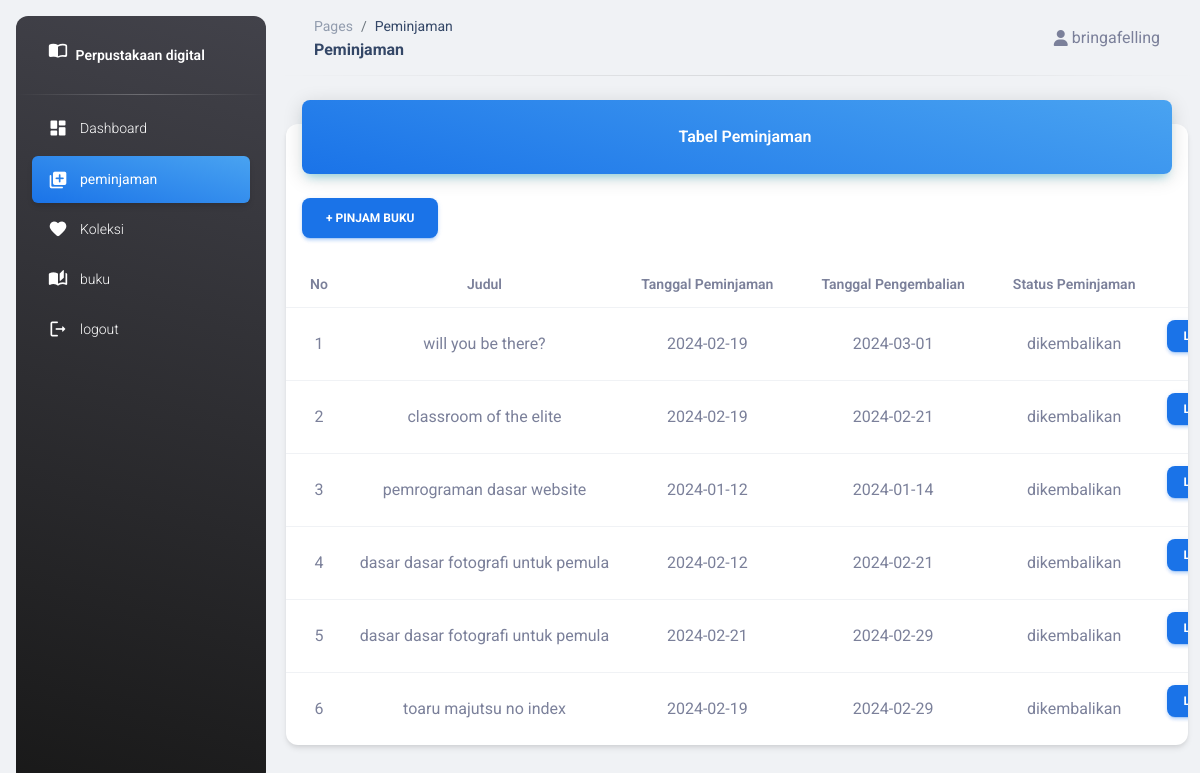
The app's page /pages/index.php?page=peminjaman (signed in) with its own data.
### tables this page shows
CREATE TABLE `peminjaman` (
  `id_peminjaman` int(11) NOT NULL,
  `id_user` int(11) DEFAULT NULL,
  `id_buku` int(11) DEFAULT NULL,
  `judul` varchar(255) NOT NULL,
  `tanggal_peminjaman` date DEFAULT NULL,
  `tanggal_pengembalian` date DEFAULT NULL,
  `status_peminjaman` varchar(255) DEFAULT NULL,
  `jumlah_dipinjam` int(11) NOT NULL
);

CREATE TABLE `buku` (
  `id_buku` int(11) NOT NULL,
  `id_kategori` int(11) DEFAULT NULL,
  `judul` varchar(255) DEFAULT NULL,
  `penulis` varchar(255) DEFAULT NULL,
  `penerbit` varchar(255) DEFAULT NULL,
  `tahun_terbit` int(11) DEFAULT NULL,
  `stok` int(10) NOT NULL
);

### pages/peminjaman.php (the view, shortened to what this page needs)
<div class="container-fluid py-4">
    <div class="row">
        <div class="col-12">
            <div class="card my-4">
                <div class="card-header p-0 position-relative mt-n4 mx-3 z-index-2">
                    <div class="bg-gradient-info shadow-info border-radius-lg pt-4 pb-3">
                        <h6 class="text-white text-capitalize ps-3 text-center">Tabel Peminjaman</h6>
                    </div>
                </div>
                <div class="card-body px-0 pb-2">
                    <button type="button" class="btn btn-info ms-3" data-bs-toggle="modal" data-bs-target="#tambahpinjam">
                        + Pinjam Buku
                    </button>
                </div>
                <div class="table-responsive p-0">
                    <table class="table align-items-center mb-0">
                        <thead class="text-center">
                            <tr>
                                <th class="text-sm">No</th>
                                <th class="text-sm">Judul</th>
                                <th class="text-sm">Tanggal Peminjaman</th>
                                <th class="text-sm">Tanggal Pengembalian</th>
                                <th class="text-sm">Status Peminjaman</th>
                                <th class="text-sm">Aksi</th>
                            </tr>
                        </thead>
                        <tbody class="text-center">
                            <?php
                            $i = 1;
                            $idp = $_SESSION['user']['id_user'];
                            $query = mysqli_query($koneksi, "SELECT*FROM peminjaman LEFT JOIN buku on peminjaman.id_buku=buku.id_buku where id_user = '$idp'");
                            while ($data = mysqli_fetch_array($query)) {
                            ?>
                                <tr>
                                    <td><?php echo $i; ?></td>
                                    <td><?php echo $data['judul']; ?></td>
                                    <td><?php echo $data['tanggal_peminjaman']; ?></td>
                                    <td><?php echo $data['tanggal_pengembalian']; ?></td>
                                    <td><?php echo $data['status_peminjaman']; ?></td>
                                    <td><a href="?page=ulasan&id=<?= $data['id_buku'] ?>" class="btn btn-info btn-sm">Lihat Ulasan</a></td>
                                </tr>
                            <?php
                                $i++;
                            }
                            ?>
                        </tbody>
                    </table>
                </div>
            </div>
        </div>
    </div>
</div>

### records on screen
peminjaman: id_buku.judul "will you be there?", tanggal_peminjaman "2024-02-19", tanggal_pengembalian "2024-03-01", status_peminjaman "dikembalikan"
peminjaman: id_buku.judul "classroom of the elite", tanggal_peminjaman "2024-02-19", tanggal_pengembalian "2024-02-21", status_peminjaman "dikembalikan"
peminjaman: id_buku.judul "pemrograman dasar website", tanggal_peminjaman "2024-01-12", tanggal_pengembalian "2024-01-14", status_peminjaman "dikembalikan"
peminjaman: id_buku.judul "dasar dasar fotografi untuk pemula", tanggal_peminjaman "2024-02-12", tanggal_pengembalian "2024-02-21", status_peminjaman "dikembalikan"
peminjaman: id_buku.judul "dasar dasar fotografi untuk pemula", tanggal_peminjaman "2024-02-21", tanggal_pengembalian "2024-02-29", status_peminjaman "dikembalikan"
peminjaman: id_buku.judul "toaru majutsu no index", tanggal_peminjaman "2024-02-19", tanggal_pengembalian "2024-02-29", status_peminjaman "dikembalikan"

### other values on screen
$page "Peminjaman"
$_SESSION['user']['nama_lengkap'] "bringafelling"
